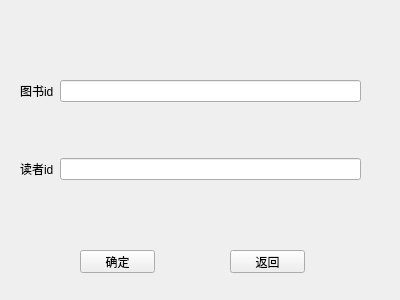
<?xml version="1.0" encoding="UTF-8"?>
<ui version="4.0">
 <class>borrow_book</class>
 <widget class="QWidget" name="borrow_book">
  <property name="geometry">
   <rect>
    <x>0</x>
    <y>0</y>
    <width>400</width>
    <height>300</height>
   </rect>
  </property>
  <property name="windowTitle">
   <string>Form</string>
  </property>
  <widget class="QWidget" name="gridLayoutWidget">
   <property name="geometry">
    <rect>
     <x>20</x>
     <y>30</y>
     <width>341</width>
     <height>201</height>
    </rect>
   </property>
   <layout class="QGridLayout" name="gridLayout">
    <item row="0" column="0">
     <widget class="QLabel" name="label">
      <property name="text">
       <string>图书id</string>
      </property>
     </widget>
    </item>
    <item row="1" column="0">
     <widget class="QLabel" name="label_2">
      <property name="text">
       <string>读者id</string>
      </property>
     </widget>
    </item>
    <item row="0" column="1">
     <widget class="QLineEdit" name="lineEdit"/>
    </item>
    <item row="1" column="1">
     <widget class="QLineEdit" name="lineEdit_2"/>
    </item>
   </layout>
  </widget>
  <widget class="QPushButton" name="pushButton">
   <property name="geometry">
    <rect>
     <x>80</x>
     <y>250</y>
     <width>75</width>
     <height>23</height>
    </rect>
   </property>
   <property name="text">
    <string>确定</string>
   </property>
  </widget>
  <widget class="QPushButton" name="pushButton_2">
   <property name="geometry">
    <rect>
     <x>230</x>
     <y>250</y>
     <width>75</width>
     <height>23</height>
    </rect>
   </property>
   <property name="text">
    <string>返回</string>
   </property>
  </widget>
 </widget>
 <resources/>
 <connections/>
</ui>
